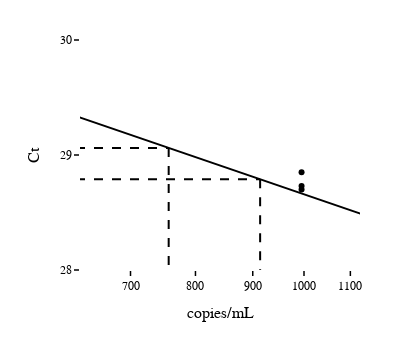

Notebook cell for this chart:
### Code cell
# zoomed in graph of the prediction intervals of the yupper, ylower, xupper and xlower values and their corresponding intercepts

fig= go.Figure(data=trace, layout=layout)
fig.update_layout(showlegend=False)


fig.update_layout(yaxis=dict(
        range=[28, 30],
        tickvals=[28, 29, 30],
    ),
    xaxis=dict(
        range=[2.8, 3.05],
        tickvals=[600, 700, 800, 900,1000,1100]
    ))

fig.show()
fig.write_image('images/ypred_zoom.svg', engine="kaleido",scale=1)

### Figure 1 — Plotly figure (JSON) as saved in the notebook; plotly's stock layout.template omitted (floating-point values rounded to 4 significant figures)
{"data": [{"marker": {"color": "rgba(0,0,0,1)"}, "mode": "markers", "name": "Ct", "type": "scatter", "x": [95500, 95500, 95500, 9550, 9550, 9550, 995, 995, 995, 99.5, 99.5, 99.5], "y": [21.92, 22.08, 22.09, 25.28, 25.45, 25.4, 28.73, 28.7, 28.85, 32.09, 31.86, 31.88]}, {"line": {"color": "rgba(0,0,0,1)", "width": 2}, "mode": "lines", "name": "lowerPI", "type": "scatter", "x": [95500, 95500, 95500, 9550, 9550, 9550, 995, 995, 995, 99.5, 99.5, 99.5], "y": [22.05, 22.05, 22.05, 25.39, 25.39, 25.39, 28.67, 28.67, 28.67, 32.0, 32.0, 32.0]}, {"line": {"color": "rgba(0,0,0,1)", "dash": "dash", "width": 2}, "mode": "lines", "name": "PI", "type": "scatter", "x": [913.8, 913.8], "y": [28.79, 0]}, {"line": {"color": "rgba(0,0,0,1)", "dash": "dash", "width": 2}, "mode": "lines", "name": "PI", "type": "scatter", "x": [757.2, 757.2], "y": [29.06, 0]}, {"line": {"color": "rgba(0,0,0,1)", "dash": "dash", "width": 2}, "mode": "lines", "name": "PI", "type": "scatter", "x": [1, 913.8], "y": [28.79, 28.79]}, {"line": {"color": "rgba(0,0,0,1)", "dash": "dash", "width": 2}, "mode": "lines", "name": "PI", "type": "scatter", "x": [1, 757.2], "y": [29.06, 29.06]}], "layout": {"autosize": false, "font": {"family": "Arial"}, "height": 350, "margin": {"b": 80, "l": 80, "r": 40, "t": 40}, "paper_bgcolor": "rgba(255,255,255,1)", "plot_bgcolor": "rgba(255,255,255,1)", "showlegend": false, "title": {"font": {"color": "black", "size": 20}}, "width": 400, "xaxis": {"exponentformat": "power", "range": [2.8, 3.05], "showgrid": false, "showticklabels": true, "tickangle": 0, "tickcolor": "#000", "tickfont": {"color": "black", "size": 12}, "ticks": "outside", "tickvals": [600, 700, 800, 900, 1000, 1100], "tickwidth": 1.5, "title": {"font": {"color": "black", "size": 16}, "text": "copies/mL"}, "type": "log", "zerolinecolor": "#000", "zerolinewidth": 2}, "yaxis": {"exponentformat": "none", "range": [28, 30], "rangemode": "tozero", "showexponent": "all", "showticklabels": true, "tickangle": 0, "tickcolor": "#000", "tickfont": {"color": "black", "size": 12}, "ticks": "outside", "tickvals": [28, 29, 30], "tickwidth": 1.5, "title": {"font": {"color": "black", "size": 16}, "text": "Ct"}, "zerolinecolor": "#000", "zerolinewidth": 2}}}
